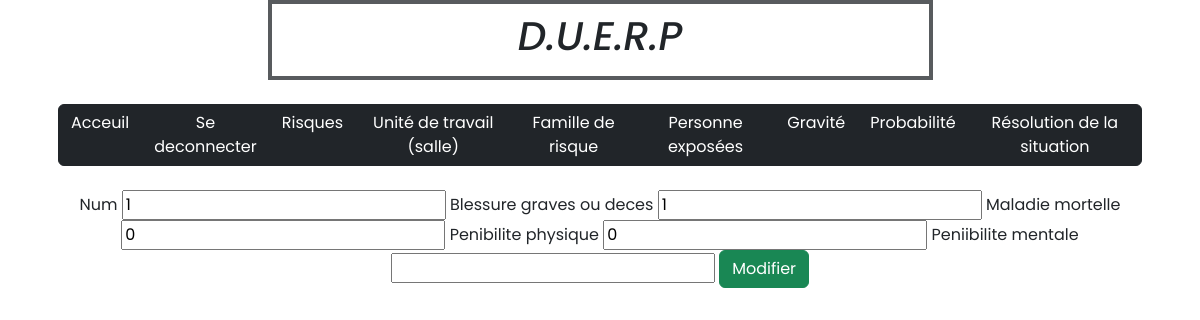
Page /view/vue_gravite_modif.php?action=1 (signed in) on the committed database.
### tables this page shows
CREATE TABLE `gravite` (
  `Id_Gravite` int NOT NULL,
  `Blessure_graves_ou_deces` int DEFAULT NULL,
  `maladie_mortelle` int DEFAULT NULL,
  `penibilite_physique` int DEFAULT NULL,
  `penibilite_mentale` int DEFAULT NULL
);

### model/modele.php (called while the page is built, shortened)
<?php
function one_select_gravite($id){
	require 'connexion.php';
	$sql = "SELECT * FROM gravite WHERE Id_Gravite = ?";
	$stmt = $bdd->prepare($sql);
	$stmt->execute([$id]);
    $gravite = $stmt->fetch();
    return $gravite;
}

### view/vue_gravite_modif.php (the view, shortened to what this page needs)
<!DOCTYPE html>
<html lang="en">
    <head>
        <link href="https://cdn.jsdelivr.net/npm/bootstrap@5.2.2/dist/css/bootstrap.min.css" rel="stylesheet" integrity="sha384-
        Zenh87qX5JnK2Jl0vWa8Ck2rdkQ2Bzep5IDxbcnCeuOxjzrPF/et3URy9Bv1WTRi">
        <link rel="stylesheet" href="https://cdn.jsdelivr.net/npm/bootstrap-icons@1.5.0/font/bootstrap-icons.css">
        <link rel="stylesheet" href="style.css">
    </head>
    <body style="background-color: white;">
        <div class="container">
            <div class="row justify-content-center">
                <div class="col-7 text-dark fst-italic justify-content-center align-intems-center border border-dark p-2 mb-2 border-opacity-75 border-4 d-flex">
                    <h1>D.U.E.R.P</h1>
                </div>
            </div>
            <div class="row bg-sombre text-white fw-bolder justify-content-center align-intems-center">
                <div class="row p-3 mb-2 text-white fw-bolder placeholder-glow">
                    <div class="btn-group" role="group" aria-label="Basic outlined example">
                    <?php if(!isset($_SESSION['loggedin'])) { ?>
                      <a class="btn btn-dark" href="vue_acceuil.php" role="button">Acceuil</a>
                      <a class="btn btn-dark" href="login.php" role="button">Se connecter</a>
                      <?php } elseif($_SESSION['loggedin'] == true){ ?>
                      <a class="btn btn-dark" href="vue_acceuil.php" role="button">Acceuil</a>
                      <a class="btn btn-dark" href="controleur_b.php?mode=3" role="button">Se deconnecter</a>
                      <a class="btn btn-dark" href="vue_risques.php" role="button">Risques</a>
                      <a class="btn btn-dark" href="vue_unite_de_travail.php" role="button">Unité de travail (salle)</a>
                      <a class="btn btn-dark" href="vue_famille_de_risque.php" role="button">Famille de risque</a>
                      <a class="btn btn-dark" href="vue_personne_exposees.php" role="button">Personne exposées</a>
                      <a class="btn btn-dark" href="vue_gravite.php" role="button">Gravité</a>
                      <a class="btn btn-dark" href="vue_probabilite.php" role="button">Probabilité</a>
                      <a class="btn btn-dark" href="vue_resolution_de_la_situation.php" role="button">Résolution de la situation</a>
                      <?php } ?>
                    </div>
                  </div>
              </div>
            </div>
            <?php
                include 'modele.php';
                $action=$_GET["action"];
                $gravite = one_select_gravite($action);
            ?>
            <form align="center" action="controleur_modif.php" method="post">
                <label for="Id_Gravite">Num</label>
                <input type='text' name="Id_Gravite" id="Id_Gravite" value="<?=$gravite['Id_Gravite']?>"  readonly="readonly">
                <label for="Blessure_graves_ou_deces">Blessure graves ou deces</label>
                <input type="text" name="Blessure_graves_ou_deces" id="Blessure_graves_ou_deces" value="<?=$gravite['Blessure_graves_ou_deces']?>">
                <label for="maladie_mortelle">Maladie mortelle</label>
                <input type="text" name="maladie_mortelle" id="maladie_mortelle" value="<?=$gravite['maladie_mortelle']?>">
                <label for="penibilite_physique">Penibilite physique</label>
                <input type="text" name="penibilite_physique" id="penibilite_physique" value="<?=$gravite['penibilite_physique']?>">
                <label for="peniibilite_mentale">Peniibilite mentale</label>
                <input type="text" name="peniibilite_mentale" id="peniibilite_mentale" value="<?=$gravite['peniibilite_mentale']?>">
                <input class="btn btn-success" type="submit" value="Modifier" name="submit">
            </form>
    </body>
</html>

### styles/style.css (style rules this page uses)
* { font-family: 'Poppins', sans-serif; }
body { background: #141526; overflow: hidden; }
html { scroll-behavior: smooth; }
:root { --primary-green: #93c90e; --secondary-green: #9ad10f; --primary-orange: #f7a739; --secondary-orange: #f6b253; --valid-color: rgb(16, 221, 1); --error-color: red; }
a { text-decoration: none; color: white; }

### rows in the picture
gravite: Id_Gravite "1", Blessure_graves_ou_deces "1", maladie_mortelle "0", penibilite_physique "0"
